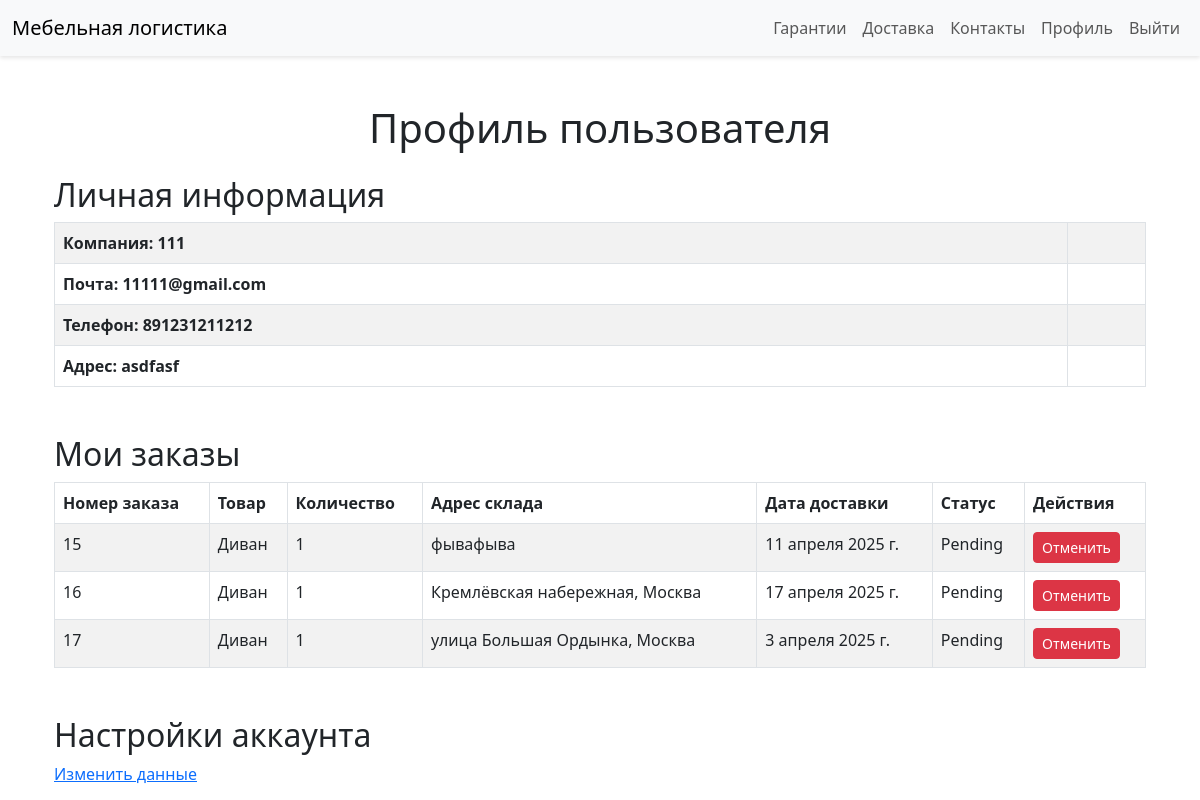
The app's page /my-orders/ (signed in) with its own data.
### accounts/models.py (models this page shows, shortened)
class Company(AbstractUser):
    company_name = models.CharField(max_length=100, verbose_name="Название компании")
    phone_number = models.CharField(max_length=20, verbose_name="Телефон")
    warehouse_address = models.TextField(verbose_name="Адрес склада")
    class Meta:
        verbose_name = "Компания"
        verbose_name_plural = "Компании"

### logistics/models.py (models this page shows, shortened)
class Order(models.Model):
    company = models.ForeignKey(Company, on_delete=models.CASCADE, verbose_name="Компания")
    product = models.ForeignKey('Product', on_delete=models.CASCADE, verbose_name="Товар")
    quantity = models.PositiveIntegerField(default=1, verbose_name="Количество")
    warehouse_address = models.TextField(verbose_name="Адрес склада")
    delivery_date = models.DateField(verbose_name="Дата доставки")
    status = models.CharField(max_length=50, default='Pending', verbose_name="Статус")
    class Meta:
        verbose_name = "Заказ"
        verbose_name_plural = "Заказы"

class Product(models.Model):
    name = models.CharField(max_length=100, verbose_name="Название товара")
    description = models.TextField(verbose_name="Описание")
    price = models.DecimalField(max_digits=10, decimal_places=2, verbose_name="Цена")
    dimensions = models.CharField(max_length=50, verbose_name="Габариты")
    weight = models.DecimalField(max_digits=10, decimal_places=2, verbose_name="Вес")
    photo = models.ImageField(upload_to='products/', verbose_name="Фото", null=True, blank=True, default='products/Без_названия.jpg')
    color = models.CharField(max_length=100, verbose_name="Цвет", default='Белый')
    type = models.ForeignKey('ProductType', on_delete=models.CASCADE, verbose_name='Тип', null=True, blank=True)
    class Meta:
        verbose_name = "Товар"
        verbose_name_plural = "Товары"

### logistics/views.py (the view)
# urls.py: path('my-orders/', views.company_orders, name='company_orders'),
@login_required
def company_orders(request):
    orders = Order.objects.filter(company=request.user)
    return render(request, 'logistics/company_orders.html', {'orders': orders})

### templates/logistics/company_orders.html (shortened to what this page needs)
{% extends 'base.html' %}
{% block content %}
    <link href="https://cdn.jsdelivr.net/npm/bootstrap@5.3.0-alpha1/dist/css/bootstrap.min.css" rel="stylesheet">
<div class="container mt-5">
    <h1 class="text-center mb-4">Профиль пользователя</h1>
    <section class="profile-info mb-5">
        <h2>Личная информация</h2>
        <table class="table table-bordered table-striped">
            <tbody>
                <tr>
                    <th>Компания: {{user.company_name}}</th>
                    <td></td>
                </tr>
                <tr>
                    <th>Почта: {{user.email}}</th>
                    <td></td>
                </tr>
                <tr>
                    <th>Телефон: {{user.phone_number}}</th>
                    <td></td>
                </tr>
                <tr>
                    <th>Адрес: {{user.warehouse_address}}</th>
                    <td></td>
                </tr>
            </tbody>
        </table>
    </section>
    <section class="user-orders mb-5">
        <h2>Мои заказы</h2>
        <table class="table table-bordered table-striped">
            <thead class="thead-light">
                <tr>
                    <th>Номер заказа</th>
                    <th>Товар</th>
                    <th>Количество</th>
                    <th>Адрес склада</th>
                    <th>Дата доставки</th>
                    <th>Статус</th>
                    <th>Действия</th>
                </tr>
            </thead>
            <tbody>
                {% for order in orders %}
                    <tr>
                        <td>{{ order.id }}</td>
                        <td>{{ order.product.name }}</td>
                        <td>{{ order.quantity }}</td>
                        <td>{{ order.warehouse_address }}</td>
                        <td>{{ order.delivery_date }}</td>
                        <td>{{ order.status }}</td>
                        <td>
                                <form method="post" action="{% url 'cancel_order' order.id %}">
                                    <button type="submit" class="btn btn-danger btn-sm">Отменить</button>
                                </form>
                        </td>
                    </tr>
                {% endfor %}
            </tbody>
        </table>
    </section>
    <section class="account-settings">
        <h2>Настройки аккаунта</h2>
        <a href="{% url 'update' %}">Изменить данные</a>
    </section>
</div>
{% endblock %}

### static/css/styles.css (style rules this page uses)
body { background-color: #f8f9fa; }

### records on screen
Company: company_name "111", email "11111@gmail.com", phone_number "891231211212", warehouse_address "asdfasf"
Order: id "15", product.name "Диван", quantity "1", warehouse_address "фывафыва", delivery_date "11 апреля 2025 г.", status "Pending"
Order: id "16", product.name "Диван", quantity "1", warehouse_address "Кремлёвская набережная, Москва", delivery_date "17 апреля 2025 г.", status "Pending"
Order: id "17", product.name "Диван", quantity "1", warehouse_address "улица Большая Ордынка, Москва", delivery_date "3 апреля 2025 г.", status "Pending"
